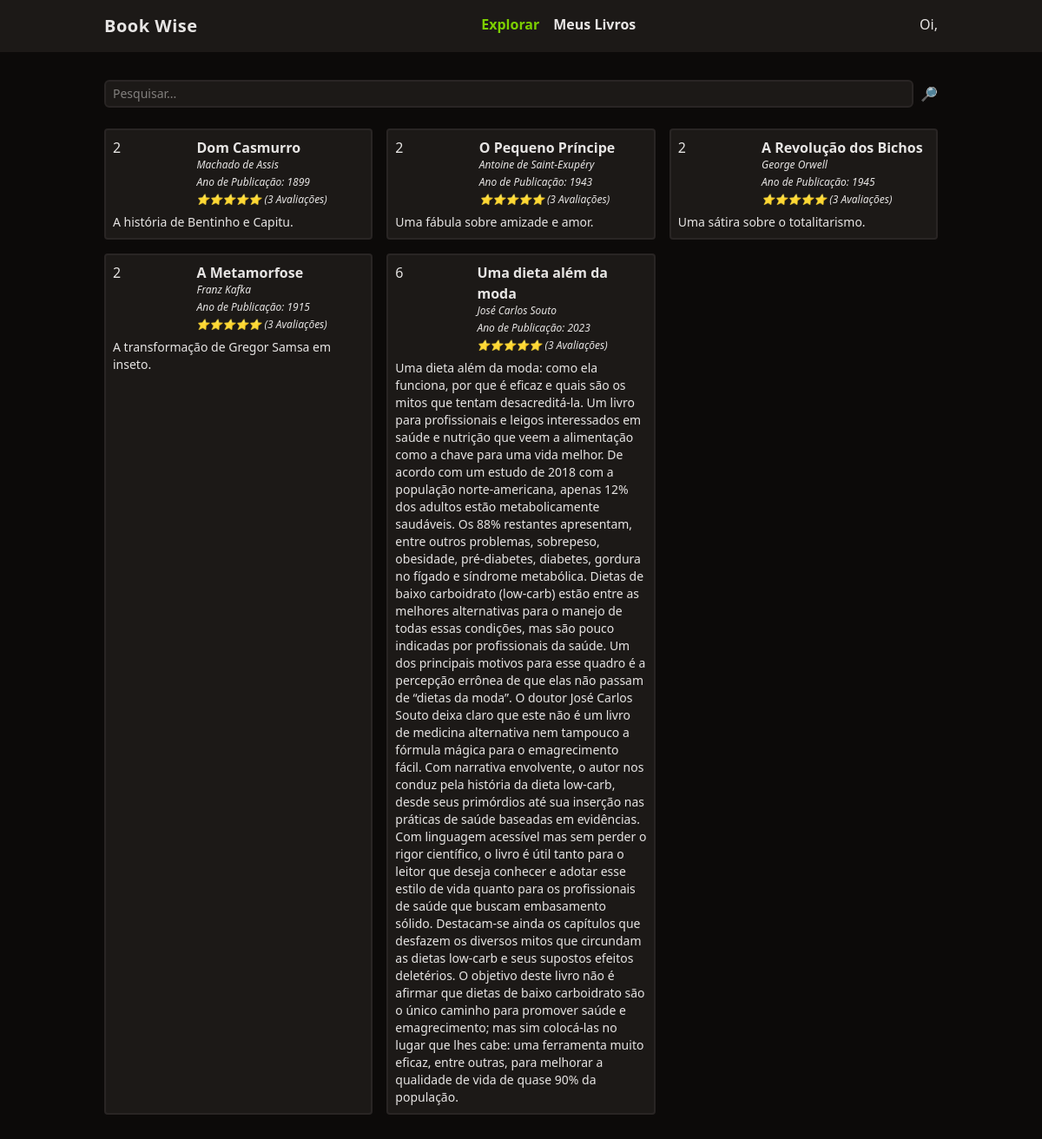
The page / (signed in) on the database its author committed.
### tables this page shows
CREATE TABLE books (
  id integer primary key,
  title varchar(255),
  author varchar(255),
  description text,
  year_of_release integer,
  user_id integer,
  foreign key(user_id) references users(id) on delete cascade
);

### functions.php (called while the page is built, shortened)
<?php
  function view($view, $data = []) {
    require 'views/template/app.php';
  }

### controllers/index.controller.php (called while the page is built)
<?php
  $search = $_REQUEST['search'] ?? '';
  $books = $database->query(
    query:"select * from books where title like :search",
    class: Book::class,
    params: ['search' => "%$search%"]
  )->fetchAll();
  view('index', compact('books'));

### routes.php (called while the page is built, shortened)
<?php
$controller = str_replace('/', '', parse_url($_SERVER['REQUEST_URI'])['path']);
if (!$controller) $controller = 'index';
require "controllers/{$controller}.controller.php";

### index.php (called while the page is built, shortened)
<?php
  require "functions.php";
  $config = require 'config.php';
  require "Database.php";
  require "routes.php";

### config.php (called while the page is built)
<?php
  return [
    'database' => [
      'driver' => 'sqlite',
      'database' => 'database.sqlite'
    ]
  ];

### database.php (called while the page is built)
<?php
  class Database {
    private $db;
    public function __construct($config) {
      $this->db = new PDO($this->getDsn($config));
    }
    private function getDsn($config) {
      $driver = $config['driver'];
      unset($config['driver']);
      $dsn = $driver . ':' . http_build_query($config, '', ';');
      if ($driver == 'sqlite') {
        $dsn = $driver . ':' . $config['database'];
      }
      return $dsn;
    }
    public function query($query, $class = null, $params = []) {
      $prepare = $this->db->prepare($query);
      if($class) {
        $prepare->setFetchMode(PDO::FETCH_CLASS, $class);
      }
      $prepare->execute($params);
      return $prepare;
    }
  }
  $database = new Database($config['database']);

### views/index.view.php (the view)
<form class="w-full flex space-x-2">
  <input
    type="text"
    name="search"
    class="border-stone-800 border-2 rounded-md bg-stone-900 text-sm focus:outline-none px-2 py-1 w-full"
    placeholder="Pesquisar..."
  >
  <button type="submit">🔎</button>
</form>
<section class="grid gap-4 grid-cols-1 md:grid-cols-2 lg:grid-cols-3">
  <?php foreach ($books as $book): ?>
    <div class="p-2 rounded border-stone-800 border-2 bg-stone-900">
      <div class="flex">
        <div class="w-1/3">
          <?= $book->user_id ?>
        </div>
        <div class="space-y-1">
          <a href="/book?id=<?= $book->id ?>" class="font-semibold hover:underline">
            <?= $book->title ?>
          </a>
          <div class="text-xs italic">
            <?= $book->author ?>
          </div>
          <div class="text-xs italic">
            Ano de Publicação: <?= $book->year_of_release ?>
          </div>
          <div class="text-xs italic">⭐⭐⭐⭐⭐ (3 Avaliações)</div>
        </div>
      </div>
      <div class="text-sm mt-2">
        <?= $book->description ?>
      </div>
    </div>
  <?php endforeach ?>
</section>

### rows shown on the page
books: user "2", title "Dom Casmurro", author "Machado de Assis", year_of_release "1899", description "A história de Bentinho e Capitu."
books: user "2", title "O Pequeno Príncipe", author "Antoine de Saint-Exupéry", year_of_release "1943", description "Uma fábula sobre amizade e amor."
books: user "2", title "A Revolução dos Bichos", author "George Orwell", year_of_release "1945", description "Uma sátira sobre o totalitarismo."
books: user "2", title "A Metamorfose", author "Franz Kafka", year_of_release "1915", description "A transformação de Gregor Samsa em inseto."
books: user "6", title "Uma dieta além da moda", author "José Carlos Souto", year_of_release "2023", description "Uma dieta além da moda: como ela funciona, por que é eficaz e quais são os mitos que tentam desacreditá-la. Um livro para profissionais e leigos interessados em saúde e nutrição que veem a alimentação como a chave para uma vida melhor. De acordo com um estudo de 2018 com a população norte-americana, apenas 12% dos adultos estão metabolicamente saudáveis. Os 88% restantes apresentam, entre outros problemas, sobrepeso, obesidade, pré-diabetes, diabetes, gordura no fígado e síndrome metabólica. Dietas de baixo carboidrato (low-carb) estão entre as melhores alternativas para o manejo de todas essas condições, mas são pouco indicadas por profissionais da saúde. Um dos principais motivos para…"
